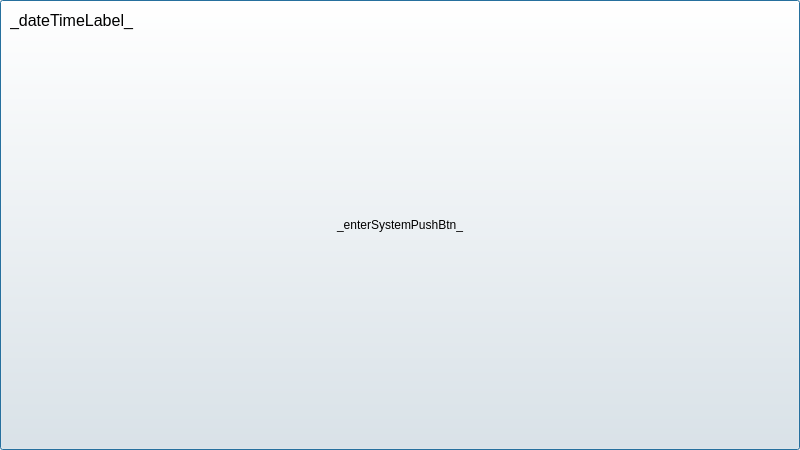
<?xml version="1.0" encoding="UTF-8"?>
<ui version="4.0">
 <class>T3_AF_welcome</class>
 <widget class="QDialog" name="T3_AF_welcome">
  <property name="geometry">
   <rect>
    <x>0</x>
    <y>0</y>
    <width>800</width>
    <height>450</height>
   </rect>
  </property>
  <property name="windowTitle">
   <string>T3_AF_welcome</string>
  </property>
  <widget class="QPushButton" name="_enterSystemPushBtn_">
   <property name="geometry">
    <rect>
     <x>0</x>
     <y>0</y>
     <width>800</width>
     <height>450</height>
    </rect>
   </property>
   <property name="sizePolicy">
    <sizepolicy hsizetype="Expanding" vsizetype="Expanding">
     <horstretch>1</horstretch>
     <verstretch>1</verstretch>
    </sizepolicy>
   </property>
   <property name="text">
    <string>_enterSystemPushBtn_</string>
   </property>
  </widget>
  <widget class="QLabel" name="_dateTimeLabel_">
   <property name="geometry">
    <rect>
     <x>10</x>
     <y>10</y>
     <width>250</width>
     <height>20</height>
    </rect>
   </property>
   <property name="font">
    <font>
     <pointsize>12</pointsize>
    </font>
   </property>
   <property name="text">
    <string>_dateTimeLabel_</string>
   </property>
  </widget>
  <widget class="QLabel" name="_gifLabel_">
   <property name="geometry">
    <rect>
     <x>0</x>
     <y>0</y>
     <width>800</width>
     <height>450</height>
    </rect>
   </property>
   <property name="text">
    <string>_logoLabel_</string>
   </property>
  </widget>
  <widget class="QLabel" name="_battery_">
   <property name="geometry">
    <rect>
     <x>743</x>
     <y>10</y>
     <width>47</width>
     <height>20</height>
    </rect>
   </property>
   <property name="styleSheet">
    <string notr="true">color:white</string>
   </property>
   <property name="text">
    <string/>
   </property>
   <property name="alignment">
    <set>Qt::AlignLeading|Qt::AlignLeft|Qt::AlignVCenter</set>
   </property>
  </widget>
  <widget class="QLabel" name="_battIMG_">
   <property name="geometry">
    <rect>
     <x>601</x>
     <y>10</y>
     <width>127</width>
     <height>20</height>
    </rect>
   </property>
   <property name="text">
    <string/>
   </property>
  </widget>
  <widget class="QLabel" name="_battGIF_">
   <property name="geometry">
    <rect>
     <x>120</x>
     <y>390</y>
     <width>54</width>
     <height>18</height>
    </rect>
   </property>
   <property name="text">
    <string/>
   </property>
  </widget>
  <zorder>_gifLabel_</zorder>
  <zorder>_enterSystemPushBtn_</zorder>
  <zorder>_dateTimeLabel_</zorder>
  <zorder>_battery_</zorder>
  <zorder>_battGIF_</zorder>
  <zorder>_battIMG_</zorder>
 </widget>
 <layoutdefault spacing="6" margin="11"/>
 <resources/>
 <connections/>
</ui>
